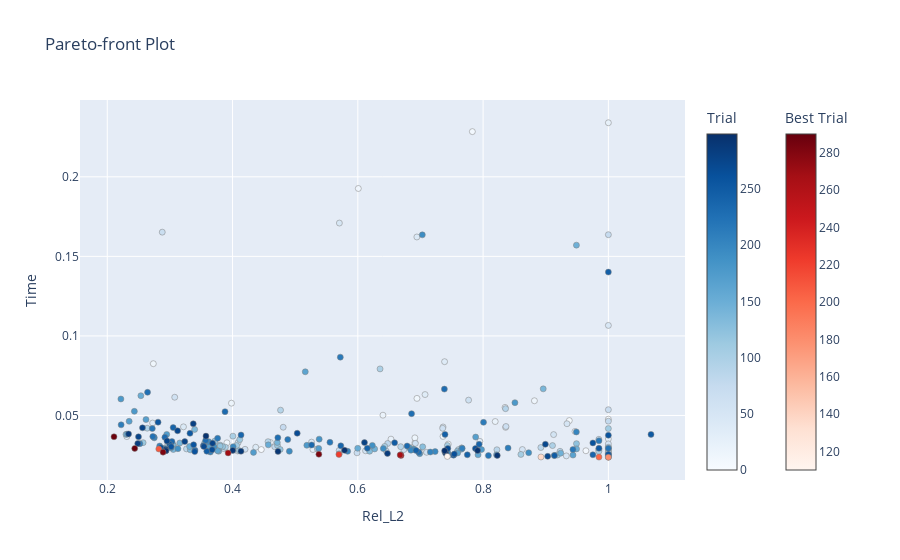

Notebook source saved alongside this figure:
### Code cell
optuna.visualization.plot_pareto_front(study, 
                                       target_names=["Rel_L2", "Time"], 
                                       include_dominated_trials=True,
                                       targets=lambda t: t.values)

### Figure 1 — Plotly figure (JSON) as saved in the notebook; plotly's stock layout.template omitted (floating-point values rounded to 4 significant figures; data arrays with more than 128 entries replaced by an {"elided": "..."} marker saying what was removed)
{"data": [{"hovertemplate": "%{text}<extra>Trial</extra>", "marker": {"color": {"elided": "287 int values"}, "colorbar": {"title": {"text": "Trial"}}, "colorscale": [[0, "rgb(247,251,255)"], [0.125, "rgb(222,235,247)"], [0.25, "rgb(198,219,239)"], [0.375, "rgb(158,202,225)"], [0.5, "rgb(107,174,214)"], [0.625, "rgb(66,146,198)"], [0.75, "rgb(33,113,181)"], [0.875, "rgb(8,81,156)"], [1, "rgb(8,48,107)"]], "line": {"color": "Grey", "width": 0.5}}, "mode": "markers", "showlegend": false, "text": {"elided": "287 str values"}, "type": "scatter", "x": {"elided": "287 float values"}, "y": {"elided": "287 float values"}}, {"hovertemplate": "%{text}<extra>Best Trial</extra>", "marker": {"color": [110, 136, 180, 201, 208, 222, 262, 266, 269, 282, 283, 289, 290], "colorbar": {"title": {"text": "Best Trial"}, "x": 1.1, "xpad": 40, "y": 0.5}, "colorscale": [[0, "rgb(255,245,240)"], [0.125, "rgb(254,224,210)"], [0.25, "rgb(252,187,161)"], [0.375, "rgb(252,146,114)"], [0.5, "rgb(251,106,74)"], [0.625, "rgb(239,59,44)"], [0.75, "rgb(203,24,29)"], [0.875, "rgb(165,15,21)"], [1, "rgb(103,0,13)"]], "line": {"color": "Grey", "width": 0.5}}, "mode": "markers", "showlegend": false, "text": ["{<br>  \"number\": 110,<br>  \"values\": [<br>    0.7429189206739437,<br>    0.02426480000004479<br>  ],<br>  \"params\": {<br>    \"stft_window_sec\": 0.256,<br>    \"stft_overlap\": 0.25,<br>    \"minSNR\": 7.7,<br>    \"cluster_size_t_sec\": 2.23,<br>    \"cluster_distance_t_sec\": 0.62,<br>    \"cluster_size_f_octaves\": 3.45,<br>    \"cluster_distance_f_Hz\": 6.580001180494135<br>  }<br>}", "{<br>  \"number\": 136,<br>  \"values\": [<br>    0.8923879437859273,<br>    0.02392130000000255<br>  ],<br>  \"params\": {<br>    \"stft_window_sec\": 0.256,<br>    \"stft_overlap\": 0.2,<br>    \"minSNR\": 7.9,<br>    \"cluster_size_t_sec\": 3.35,<br>    \"cluster_distance_t_sec\": 0.01,<br>    \"cluster_size_f_octaves\": 2.9,<br>    \"cluster_distance_f_Hz\": 14.609238793704913<br>  }<br>}", "{<br>  \"number\": 180,<br>  \"values\": [<br>    1.000000011463292,<br>    0.023743833333355724<br>  ],<br>  \"params\": {<br>    \"stft_window_sec\": 0.256,<br>    \"stft_overlap\": 0.25,<br>    \"minSNR\": 5.8,<br>    \"cluster_size_t_sec\": 4.44,<br>    \"cluster_distance_t_sec\": 0.04,<br>    \"cluster_size_f_octaves\": 0.84,<br>    \"cluster_distance_f_Hz\": 9.678023979639175<br>  }<br>}", "{<br>  \"number\": 201,<br>  \"values\": [<br>    0.984983977736413,<br>    0.023831866666644903<br>  ],<br>  \"params\": {<br>    \"stft_window_sec\": 0.256,<br>    \"stft_overlap\": 0.2,<br>    \"minSNR\": 8.0,<br>    \"cluster_size_t_sec\": 4.4,<br>    \"cluster_distance_t_sec\": 0.62,<br>    \"cluster_size_f_octaves\": 1.95,<br>    \"cluster_distance_f_Hz\": 4.650761652945647<br>  }<br>}", "{<br>  \"number\": 208,<br>  \"values\": [<br>    0.2822699731187342,<br>    0.028948733333341654<br>  ],<br>  \"params\": {<br>    \"stft_window_sec\": 0.256,<br>    \"stft_overlap\": 0.275,<br>    \"minSNR\": 7.9,<br>    \"cluster_size_t_sec\": 0.05,<br>    \"cluster_distance_t_sec\": 0.96,<br>    \"cluster_size_f_octaves\": 0.74,<br>    \"cluster_distance_f_Hz\": 9.94506206398182<br>  }<br>}", "{<br>  \"number\": 222,<br>  \"values\": [<br>    0.5698637661280525,<br>    0.025500400000017482<br>  ],<br>  \"params\": {<br>    \"stft_window_sec\": 0.128,<br>    \"stft_overlap\": 0.225,<br>    \"minSNR\": 10.600000000000001,<br>    \"cluster_size_t_sec\": 1.17,<br>    \"cluster_distance_t_sec\": 0.89,<br>    \"cluster_size_f_octaves\": 1.1,<br>    \"cluster_distance_f_Hz\": 0.17820598374818697<br>  }<br>}", "{<br>  \"number\": 262,<br>  \"values\": [<br>    0.6690684245595241,<br>    0.024856766666630392<br>  ],<br>  \"params\": {<br>    \"stft_window_sec\": 0.256,<br>    \"stft_overlap\": 0.25,<br>    \"minSNR\": 7.7,<br>    \"cluster_size_t_sec\": 2.23,<br>    \"cluster_distance_t_sec\": 0.62,<br>    \"cluster_size_f_octaves\": 3.45,<br>    \"cluster_distance_f_Hz\": 6.580001180494135<br>  }<br>}", "{<br>  \"number\": 266,<br>  \"values\": [<br>    0.6676277215448058,<br>    0.02518253333333102<br>  ],<br>  \"params\": {<br>    \"stft_window_sec\": 0.256,<br>    \"stft_overlap\": 0.2,<br>    \"minSNR\": 7.7,<br>    \"cluster_size_t_sec\": 1.8900000000000001,<br>    \"cluster_distance_t_sec\": 0.01,<br>    \"cluster_size_f_octaves\": 3.45,<br>    \"cluster_distance_f_Hz\": 6.580001180494135<br>  }<br>}", "{<br>  \"number\": 269,<br>  \"values\": [<br>    0.39288882037536066,<br>    0.026471666666566307<br>  ],<br>  \"params\": {<br>    \"stft_window_sec\": 0.128,<br>    \"stft_overlap\": 0.225,<br>    \"minSNR\": 5.7,<br>    \"cluster_size_t_sec\": 0.53,<br>    \"cluster_distance_t_sec\": 0.04,<br>    \"cluster_size_f_octaves\": 0.38,<br>    \"cluster_distance_f_Hz\": 4.650761652945647<br>  }<br>}", "{<br>  \"number\": 282,<br>  \"values\": [<br>    0.2890290535488,<br>    0.026952666666659297<br>  ],<br>  \"params\": {<br>    \"stft_window_sec\": 0.256,<br>    \"stft_overlap\": 0.25,<br>    \"minSNR\": 7.7,<br>    \"cluster_size_t_sec\": 0.05,<br>    \"cluster_distance_t_sec\": 0.76,<br>    \"cluster_size_f_octaves\": 0.39,<br>    \"cluster_distance_f_Hz\": 6.580001180494135<br>  }<br>}", "{<br>  \"number\": 283,<br>  \"values\": [<br>    0.5378268449524256,<br>    0.02561539999997346<br>  ],<br>  \"params\": {<br>    \"stft_window_sec\": 0.128,<br>    \"stft_overlap\": 0.25,<br>    \"minSNR\": 6.0,<br>    \"cluster_size_t_sec\": 2.14,<br>    \"cluster_distance_t_sec\": 0.73,<br>    \"cluster_size_f_octaves\": 0.64,<br>    \"cluster_distance_f_Hz\": 9.678372626176714<br>  }<br>}", "{<br>  \"number\": 289,<br>  \"values\": [<br>    0.21072584834153027,<br>    0.0366209333333245<br>  ],<br>  \"params\": {<br>    \"stft_window_sec\": 0.512,<br>    \"stft_overlap\": 0.5,<br>    \"minSNR\": 5.7,<br>    \"cluster_size_t_sec\": 0.53,<br>    \"cluster_distance_t_sec\": 0.5700000000000001,<br>    \"cluster_size_f_octaves\": 0.64,<br>    \"cluster_distance_f_Hz\": 2.1595641487635513<br>  }<br>}", "{<br>  \"number\": 290,<br>  \"values\": [<br>    0.24381626030277878,<br>    0.029318499999969088<br>  ],<br>  \"params\": {<br>    \"stft_window_sec\": 0.256,<br>    \"stft_overlap\": 0.30000000000000004,<br>    \"minSNR\": 5.7,<br>    \"cluster_size_t_sec\": 0.53,<br>    \"cluster_distance_t_sec\": 0.6,<br>    \"cluster_size_f_octaves\": 0.38,<br>    \"cluster_distance_f_Hz\": 4.650761652945647<br>  }<br>}"], "type": "scatter", "x": [0.7429, 0.8924, 1.0, 0.985, 0.2823, 0.5699, 0.6691, 0.6676, 0.3929, 0.289, 0.5378, 0.2107, 0.2438], "y": [0.02426, 0.02392, 0.02374, 0.02383, 0.02895, 0.0255, 0.02486, 0.02518, 0.02647, 0.02695, 0.02562, 0.03662, 0.02932]}], "layout": {"autosize": true, "title": {"text": "Pareto-front Plot"}, "xaxis": {"autorange": true, "range": [0.1588, 1.12], "title": {"text": "Rel_L2"}, "type": "linear"}, "yaxis": {"autorange": true, "range": [0.006394, 0.2513], "title": {"text": "Time"}, "type": "linear"}}}
